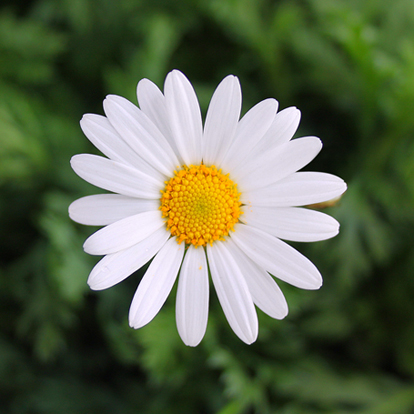
#> input picture 6. Histogram Eşitleme/ornek.jpg, 414 x 414 px
$ python imageshow.py
#> lines starting #> are read from the running program, lines starting #| are printed output that depends on the picture
import cv2

image= cv2.imread(r"ornek.jpg")
#> image is the input picture: shape (414, 414, 3); mean B, G, R 79.1, 105.3, 94.8

image_gray = cv2.cvtColor(image,cv2.COLOR_BGR2GRAY)
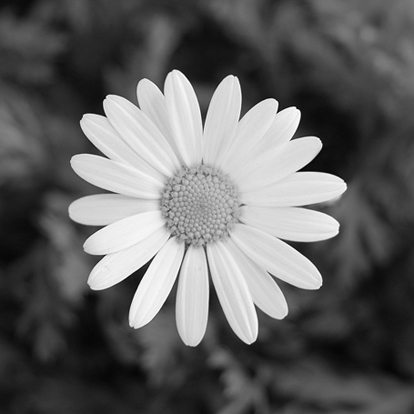
#> image_gray: shape (414, 414); min 1, max 255, mean 99.2

hist_equalize = cv2.equalizeHist(image_gray)
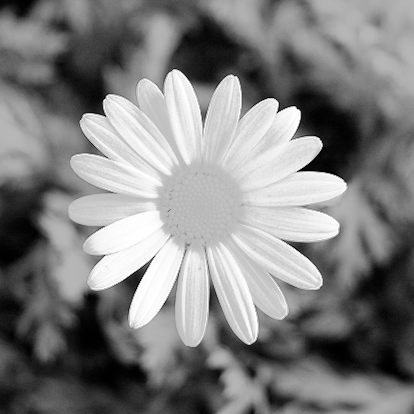
#> hist_equalize: shape (414, 414); min 0, max 255, mean 128.4

cv2.imshow("Resim",image_gray)
cv2.imshow("Histogram Eşitleme",hist_equalize)

cv2.imwrite("image_gray.jpg",image_gray)
cv2.imwrite("hist_image.jpg",hist_equalize)
